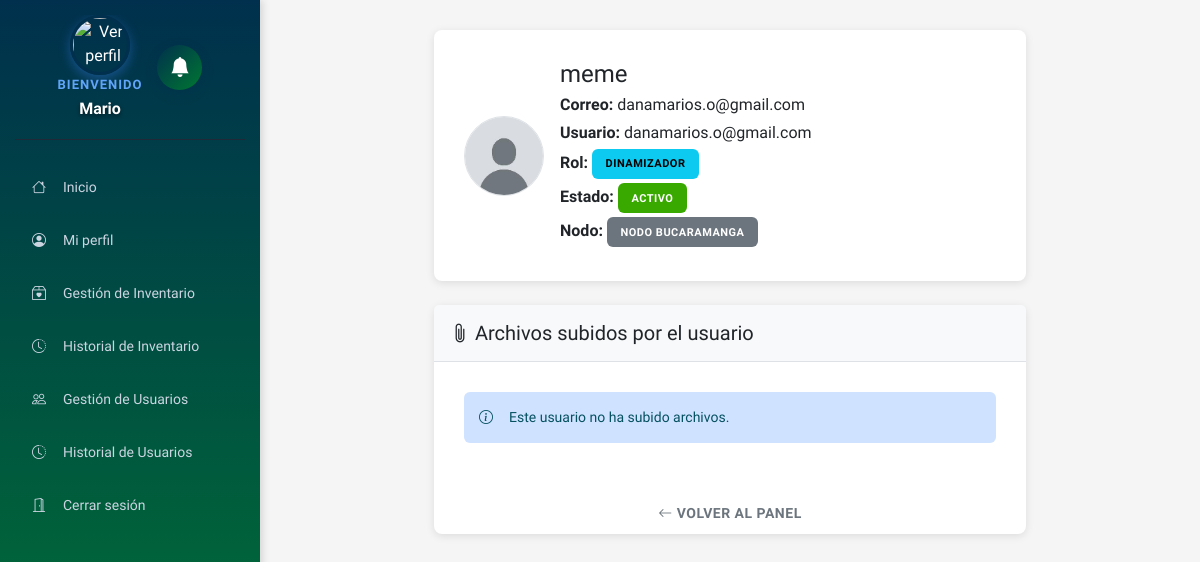
Page /public/usuarios/detalles?id=3 (signed in) on the committed database.
### tables this page shows
CREATE TABLE `usuarios` (
  `id` int(11) NOT NULL,
  `nombre` varchar(100) NOT NULL,
  `correo` varchar(100) NOT NULL,
  `nombre_usuario` varchar(50) NOT NULL,
  `password` varchar(255) NOT NULL,
  `celular` varchar(20) DEFAULT NULL,
  `cargo` varchar(100) DEFAULT NULL,
  `rol` enum('admin','usuario','dinamizador') DEFAULT 'usuario',
  `foto` varchar(255) DEFAULT NULL,
  `estado` tinyint(4) DEFAULT 1,
  `email_verified` tinyint(4) DEFAULT 0,
  `recovery_code` varchar(6) DEFAULT NULL,
  `recovery_expire` datetime DEFAULT NULL,
  `recovery_last_sent` datetime DEFAULT NULL,
  `verification_code` varchar(6) DEFAULT NULL,
  `verification_expire` datetime DEFAULT NULL,
  `verification_last_sent` datetime DEFAULT NULL,
  `nodo_id` int(11) DEFAULT NULL,
  `linea_id` int(11) DEFAULT NULL,
  `fecha_creacion` timestamp NOT NULL DEFAULT current_timestamp(),
  `fecha_actualizacion` timestamp NOT NULL DEFAULT current_timestamp() ON UPDATE current_timestamp()
);

### app/core/Controller.php (called while the page is built, shortened)
<?php
abstract class Controller {
    protected function view($view, $data = []) {
        extract($data);
        require __DIR__ . '/../views/layouts/header.php';
        require __DIR__ . '/../views/' . $view . '.php';
        require __DIR__ . '/../views/layouts/footer.php';
    }
}

### app/controllers/UsuariosController.php (called while the page is built, shortened)
<?php
require_once __DIR__ . "/../models/User.php";
require_once __DIR__ . "/../models/Nodo.php";
class UsuariosController extends Controller
{
    public function detalles()
    {
        $userId = intval($_GET['id'] ?? 0);
        $userModel = new User();
        $usuario = $userModel->findById($userId);
        $nodo_nombre = '';
        $linea_nombre = '';
        if ($usuario['nodo_id']) {
            $nodoModel = new Nodo();
            $nodo = $nodoModel->getById($usuario['nodo_id']);
            $nodo_nombre = $nodo ? $nodo['nombre'] : '';
        }
        require_once __DIR__ . '/../models/MaterialArchivo.php';
        $archivoModel = new MaterialArchivo();
        $archivos = $archivoModel->getByUsuario($userId);
        $auditModel = new Audit();
        $historialCambios = $auditModel->obtenerHistorialCompleto(500, 0, [
            'usuario_id' => $userId,
            'tabla' => 'usuarios'
        ]);
        $this->view('usuarios/detalles', [
            'usuario'     => $usuario,
            'archivos'    => $archivos,
            'nodo_nombre' => $nodo_nombre,
            'linea_nombre' => $linea_nombre,
            'historialCambios' => $historialCambios,
            'pageStyles'  => ['perfil'],
            'pageScripts' => [],
        ]);
    }
}

### public/index.php (called while the page is built, shortened)
<?php
require_once __DIR__ . '/../app/core/Database.php';
require_once __DIR__ . '/../app/core/Model.php';
require_once __DIR__ . '/../app/core/Controller.php';
$url = $_GET['url'] ?? 'auth/login';
$url = trim($url, '/');
$parts = explode('/', $url);
$controllerName = ucfirst($parts[0]) . 'Controller';
$method = $parts[1] ?? 'login';
if (!method_exists($controller = new $controllerName(), $method)) {
    header('Content-Type: application/json; charset=utf-8');
    http_response_code(404);
    echo json_encode(['error' => "Método '$method' no encontrado en '$controllerName'"]);
    exit;
}
$controller->$method();

### app/core/Database.php (called while the page is built, shortened)
<?php
class Database {
    private static $instance = null;
    private function __construct() {
        $dsn = "mysql:host=" . DB_HOST . ";dbname=" . DB_NAME . ";charset=utf8mb4";
        $this->pdo = new PDO($dsn, DB_USER, DB_PASS, [
            PDO::ATTR_ERRMODE => PDO::ERRMODE_EXCEPTION
        ]);
    }
    public static function getInstance() {
        if (self::$instance === null) {
            self::$instance = new Database();
        }
        return self::$instance->pdo;
    }
}

### app/core/Model.php (called while the page is built, shortened)
<?php
abstract class Model {
    public function __construct() {
        $this->db = Database::getInstance();
    }
}

### app/models/User.php (called while the page is built, shortened)
<?php
class User extends Model
{
    public function findById($id)
    {
        $stmt = $this->db->prepare("SELECT * FROM usuarios WHERE id = :id LIMIT 1");
        $stmt->execute([':id' => $id]);
        return $stmt->fetch(PDO::FETCH_ASSOC);
    }
}

### app/models/Nodo.php (called while the page is built, shortened)
<?php
class Nodo extends Model
{
    public function getById($id)
    {
        $stmt = $this->db->prepare("SELECT * FROM nodos WHERE id = :id");
        $stmt->execute([':id' => $id]);
        return $stmt->fetch(PDO::FETCH_ASSOC);
    }
}

### app/views/usuarios/detalles.php (the view, shortened to what this page needs)
<div class="row justify-content-center">
    <div class="col-12 col-lg-8">
        <div class="card mb-4">
            <div class="card-body d-flex align-items-center gap-3">
                <img src="<?= BASE_URL . '/' . ($usuario['foto'] ?: 'img/default_user.png') ?>" width="80" height="80" class="rounded-circle border" style="object-fit:cover;">
                <div>
                    <h4 class="mb-1"><?= htmlspecialchars($usuario['nombre']) ?></h4>
                    <div class="mb-1"><strong>Correo:</strong> <?= htmlspecialchars($usuario['correo']) ?></div>
                    <div class="mb-1"><strong>Usuario:</strong> <?= htmlspecialchars($usuario['nombre_usuario']) ?></div>
                    <div class="mb-1"><strong>Rol:</strong> <span class="badge bg-info"><?= htmlspecialchars($usuario['rol']) ?></span></div>
                    <div class="mb-1"><strong>Estado:</strong> <?= $usuario['estado'] == 1 ? '<span class="badge bg-success">Activo</span>' : '<span class="badge bg-danger">Bloqueado</span>' ?></div>
                    <?php if ($usuario['nodo_id']): ?>
                        <div class="mb-1"><strong>Nodo:</strong> <span class="badge bg-secondary"><?= htmlspecialchars($nodo_nombre ?? 'Nodo ' . $usuario['nodo_id']) ?></span></div>
                    <?php endif; ?>
                </div>
            </div>
        </div>
        <div class="card mb-4">
            <div class="card-header bg-light">
                <h5 class="mb-0"><i class="bi bi-paperclip"></i> Archivos subidos por el usuario</h5>
            </div>
            <div class="card-body">
                <?php if (empty($archivos)): ?>
                    <div class="alert alert-info"><i class="bi bi-info-circle"></i> Este usuario no ha subido archivos.</div>
                <?php endif; ?>
            </div>
        <a href="<?= BASE_URL ?>/usuarios/gestionDeUsuarios" class="btn btn-outline-secondary">
            <i class="bi bi-arrow-left"></i> Volver al panel
        </a>
    </div>
</div>

### public/css/layout.css (style rules this page uses)
* { margin: 0; padding: 0; box-sizing: border-box; }
html, body { height: 100%; width: 100%; overflow-x: hidden; }
body { display: grid; grid-template-columns: 260px 1fr; grid-template-rows: 1fr; background-color: #f0f2f5; font-family: "Work Sans", system-ui, -apple-system, "Segoe UI", sans-serif; min-height: 100vh; margin: 0; padding: 0; color: #212529; }

### public/css/modales.css (style rules this page uses)
.alert { padding: 1rem 1.25rem; margin-bottom: 1rem; border: 1px solid; border-radius: 0.5rem; display: flex; gap: 1rem; align-items: flex-start; animation: slideInDown 0.3s ease; }
.alert-info { background-color: #d1ecf1; border-color: #b6e4ec; color: #055160; }

### public/css/utilidades.css (style rules this page uses)
.card { border: 1px solid #dee2e6; border-radius: 0.75rem; box-shadow: 0 1px 3px rgba(0, 0, 0, 0.12); transition: all 0.3s ease; }
.card-header { background-color: #f8f9fa; border-bottom: 1px solid #dee2e6; padding: 1.25rem; font-weight: 600; color: #212529; }
.card-body { padding: 1.5rem; }
.badge { display: inline-block; padding: 0.4rem 0.65rem; border-radius: 0.375rem; font-size: 0.8rem; font-weight: 600; white-space: nowrap; text-transform: uppercase; letter-spacing: 0.3px; }

### public/css/style.css (style rules this page uses)
* { font-family: "Work Sans", system-ui, -apple-system, "Segoe UI", sans-serif; }
html, body { font-family: "Work Sans", system-ui, -apple-system, "Segoe UI", sans-serif; }
body { background-color: #f8f9fa; }
.card { border: 1px solid #dee2e6; border-radius: 0.75rem; transition: all 0.3s ease; background-color: #fff; }
.card-header { background-color: #f8f9fa; border-bottom: 1px solid #dee2e6; font-weight: 600; color: #212529; }
.card-body { color: #212529; }
.btn { border-radius: 0.375rem; font-weight: 500; transition: all 0.2s ease; }
.badge { border-radius: 0.375rem; font-weight: 600; padding: 0.5rem 0.75rem; letter-spacing: 0.5px; }
.badge.bg-success { background-color: #39A900 !important; color: #fff; }
.badge.bg-info { background-color: #0dcaf0 !important; color: #000; font-weight: 700; }
.badge.bg-secondary { background-color: #6c757d !important; color: #fff; }
.alert { border: none; border-radius: 0.5rem; }
.alert-info { background-color: #cfe2ff; color: #055160; border: 1px solid #b6d4fe; }

### public/css/audit_mejorado.css (style rules this page uses)
* { --bs-modal-fade-transition: none !important; }

### public/css/auth_mejorado.css (style rules this page uses)
.alert { border-radius: 8px; border: none; padding: 12px 16px; margin-bottom: 20px; font-size: 14px; animation: slideDown 0.3s ease-out; }

### public/css/usuarios_responsive.css (style rules this page uses)
.card-body { padding: 15px; }
.card { box-shadow: 0 2px 8px rgba(0, 0, 0, 0.08); margin-bottom: 16px; border: 1px solid #dee2e6; border-radius: 0.75rem; }
.card-header { padding: 16px; background-color: #f8f9fa; border-bottom: 1px solid #dee2e6; font-weight: 700; color: #212529; }
.badge { border-radius: 0.375rem; font-weight: 700; padding: 0.6rem 0.85rem; letter-spacing: 0.5px; text-transform: uppercase; font-size: 11px; }
.badge.bg-success { background: #39A900 !important; color: #fff; }
.badge.bg-info { background: #0dcaf0 !important; color: #000; }

### public/css/usuarios_form.css (style rules this page uses)
.card { border: none; border-radius: 8px; box-shadow: 0 2px 8px rgba(0, 0, 0, 0.1); }
.card-body { padding: 30px; }
.btn { border: none; border-radius: 6px; font-weight: 700; padding: 10px 20px; transition: all 0.2s ease; font-size: 14px; text-transform: uppercase; letter-spacing: 0.5px; }
.alert { border-radius: 6px; border: none; padding: 15px; margin-bottom: 20px; }

### rows in the picture
usuarios: nombre "meme", correo "danamarios.o@gmail.com", nombre_usuario "danamarios.o@gmail.com", rol "DINAMIZADOR"

### other values in the picture
$nombre "Mario"
$nodo_nombre "NODO BUCARAMANGA"
